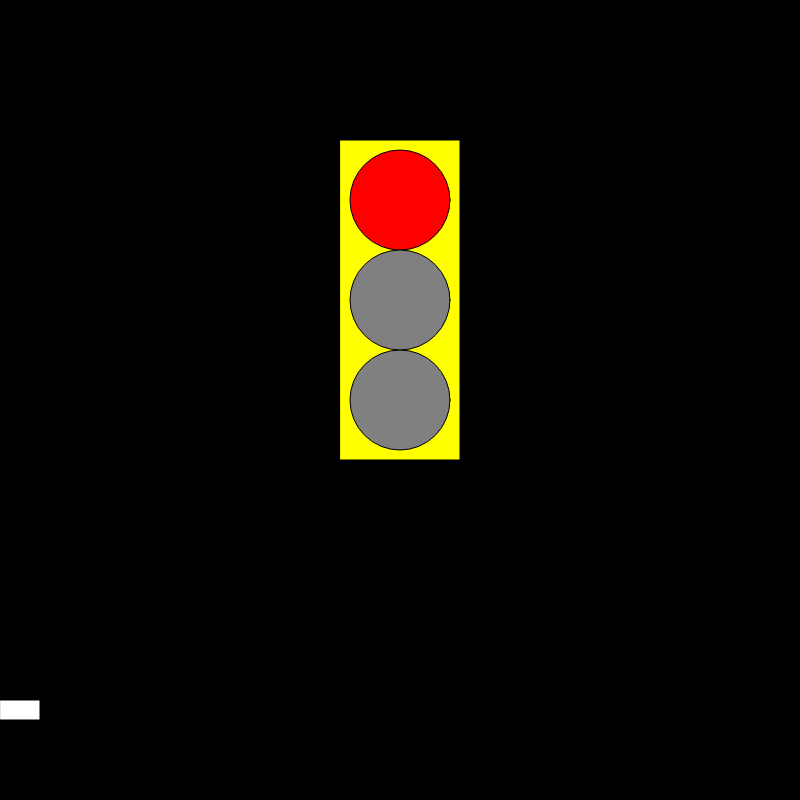
Frame 1 (no input)
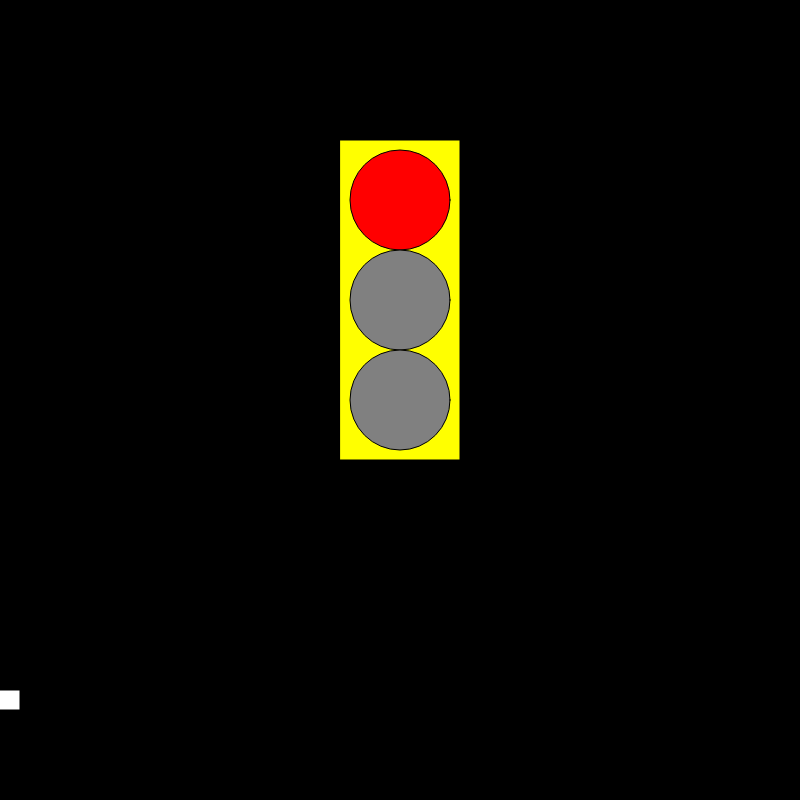
Frame 60 (no input)
Frame 120 (the mouse pressed at the canvas centre since frame 60): identical to frame 60, image omitted

The p5.js sketch that drew these frames (run headless with seeded random() and noise() and a simulated clock; from frame 60 on, the mouse is pressed at the canvas centre):

// p5.js sketch
// ── sketch.js
var timer = 350;
var myState= 0;
var x=0;


function setup() {

createCanvas (800, 800);

}

function draw() {

  switch(myState){

    case 0:

      background('black');

      fill('white')
      rect(x,700,40,20);

      fill('yellow')
      rectMode(CENTER)
      rect(400,300,120,320);

      fill('red')
      ellipseMode(CENTER)
      ellipse(400,200,100,100);

      fill('gray')
      ellipseMode(CENTER)
      ellipse(400,300,100,100);

      fill('gray')
      ellipseMode(CENTER)
      ellipse(400,400,100,100);

      timer--;

      if (timer < 0) {
        timer=350
        myState=myState+1;
        x=x+2;

      }

      break;

    case 1:

      background('black');

      fill('white')
      rect(x,700,40,20);
      x=x+2;

      fill('yellow')
      rectMode(CENTER)
      rect(400,300,120,320);

      fill('green')
      ellipseMode(CENTER)
      ellipse(400,400,100,100);

      fill('gray')
      ellipseMode(CENTER)
      ellipse(400,200,100,100);

      fill('gray')
      ellipseMode(CENTER)
      ellipse(400,300,100,100);

      timer--;

      if (timer < 0) {
        timer=350;
        myState=myState+1;
        x=x+1;
      }

      break;

    case 2:

      background('black');

      fill('white')
      rect(x,700,40,20);
      x=x+1;

      fill('yellow')
      rectMode(CENTER)
      rect(400,300,120,320);

      fill('yellow')
      ellipseMode(CENTER)
      ellipse(400,300,100,100);

      fill('gray')
      ellipseMode(CENTER)
      ellipse(400,400,100,100);

      fill('gray')
      ellipseMode(CENTER)
      ellipse(400,200,100,100);


      timer--;

      if (timer < 0) {
        timer=350;
        myState=myState+1;
        x=x+0;

      }

      break;
    }

    if (x > width) {
      x=0;
    }

    if (myState>2){
      myState=0;
    }


}
